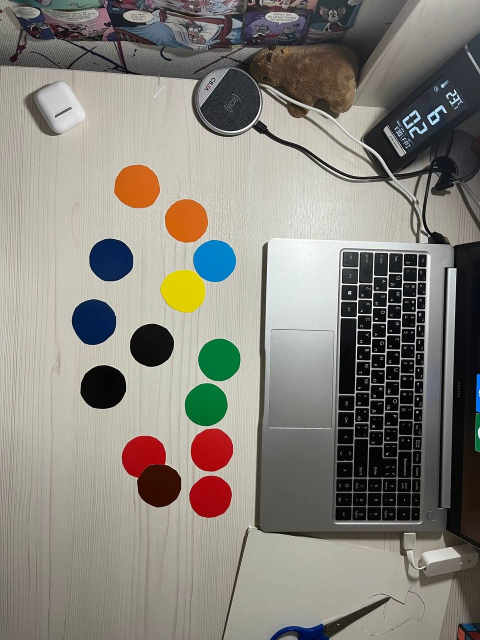
#> input picture КЗ/2 этап/Командные задачи/test.jpg, 960 x 1280 px, given in place of the camera (shown at 1/2 size)
$ python hsvCalib.py
#> lines starting #> are read from the running program, lines starting #| are printed output that depends on the picture; after the words box and inside, x2 and y2 are one past the last pixel; in counts of white or black regions, pixels touching at a corner belong together
import numpy as np
from cv2 import createTrackbar, getTrackbarPos
import cv2

def nothing(*arg): pass

def createBars(num):
    cv2.namedWindow(f'buttons-{num}')
    createTrackbar('hmin', f'buttons-{num}', 0, 255, nothing)
    createTrackbar('smin', f'buttons-{num}', 0, 255, nothing)
    createTrackbar('vmin', f'buttons-{num}', 0, 255, nothing)
    createTrackbar('hmax', f'buttons-{num}', 0, 255, nothing)
    createTrackbar('smax', f'buttons-{num}', 0, 255, nothing)
    createTrackbar('vmax', f'buttons-{num}', 0, 255, nothing)

def getBars(num):
    hmin = getTrackbarPos('hmin', f'buttons-{num}')
    smin = getTrackbarPos('smin', f'buttons-{num}')
    vmin = getTrackbarPos('vmin', f'buttons-{num}')
    hmax = getTrackbarPos('hmax', f'buttons-{num}')
    smax = getTrackbarPos('smax', f'buttons-{num}')
    vmax = getTrackbarPos('vmax', f'buttons-{num}')
    return hmin, smin, vmin, hmax, smax, vmax

def getBinaryImage(img, blockSize, C, sizeBlur):
    imgGray = cv2.cvtColor(img, cv2.COLOR_BGR2GRAY)
    imgBinary = cv2.adaptiveThreshold(imgGray, 255, cv2.ADAPTIVE_THRESH_MEAN_C, cv2.THRESH_BINARY, blockSize, C)
    imgBinary = cv2.blur(imgBinary, (sizeBlur, sizeBlur))
    return imgBinary

def main():
    countDiv = int(input('Введите количество делений: '))
#> the answer given: 3
    cap = cv2.VideoCapture(3)
    for n in range(countDiv): createBars(n)
#> this loop made 3 passes; slider 'hmin' is set to 51
    while True:
        _, img = cap.read()
#> img is the input picture: shape (1280, 960, 3); mean B, G, R 123.6, 130.9, 134.6
        # img = cv2.imread('gewrgdfsger.png')
        imgHSV = cv2.cvtColor(img, cv2.COLOR_BGR2HSV)
#> imgHSV: shape (1280, 960, 3); mean H, S, V 43.7, 41.9, 138.9
        step = round(imgHSV.shape[0] / countDiv)
#> step = 427
        imgBinaryArr = []
        for n in range(countDiv):
            hmin, smin, vmin, hmax, smax, vmax = getBars(n)
            imgHSVPart = imgHSV[step*n:step*(n+1)]
#> imgHSVPart: shape (427, 960, 3); mean H, S, V 47.7, 34.2, 135.3
            imgBinaryPart = cv2.inRange(imgHSVPart, (hmin, smin, vmin), (hmax, smax, vmax))
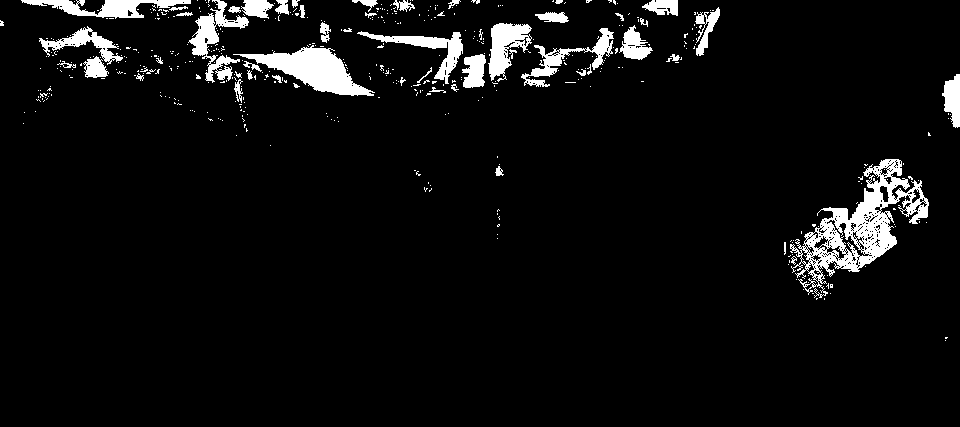
#> imgBinaryPart: shape (427, 960); 5.6% white; 462 white regions (410 under 20 px), largest, box (x1, y1, x2, y2) and area: (790, 159, 929, 298) 5723, (233, 45, 375, 96) 2882, (188, 0, 249, 83) 1604
            imgBinaryArr.append(imgBinaryPart)
        imgBinary = np.concatenate(imgBinaryArr, axis=0)
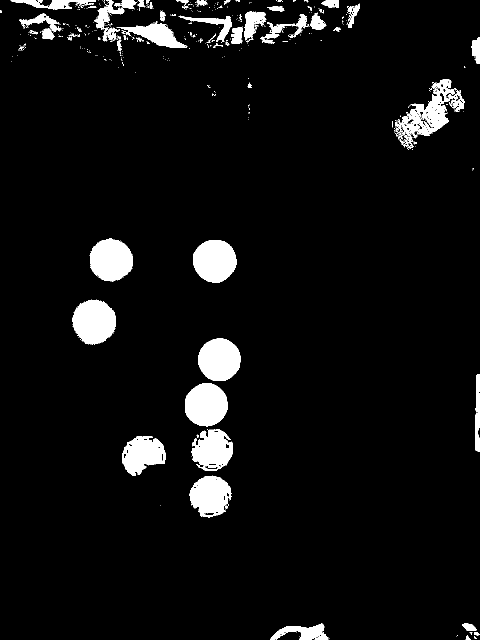
#> imgBinary: shape (1280, 960) (shown at 1/2 size); 5.7% white; 511 white regions (444 under 20 px), largest, box (x1, y1, x2, y2) and area: (144, 599, 232, 689) 5895, (386, 480, 473, 565) 5810, (370, 766, 455, 853) 5800
        imgCross = cv2.bitwise_and(img, img, mask=imgBinary)
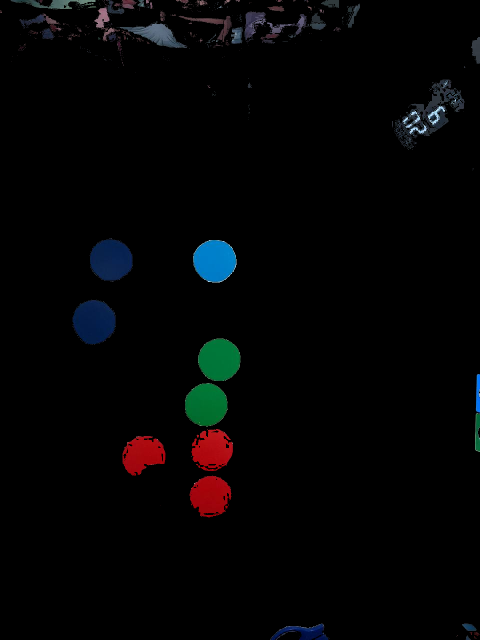
#> imgCross: shape (1280, 960, 3) (shown at 1/2 size); mean B, G, R 4.2, 3.7, 3.5
        imgBinary = cv2.cvtColor(imgBinary, cv2.COLOR_GRAY2BGR)
        imgShow = np.concatenate((img, imgBinary, imgCross), axis=1)
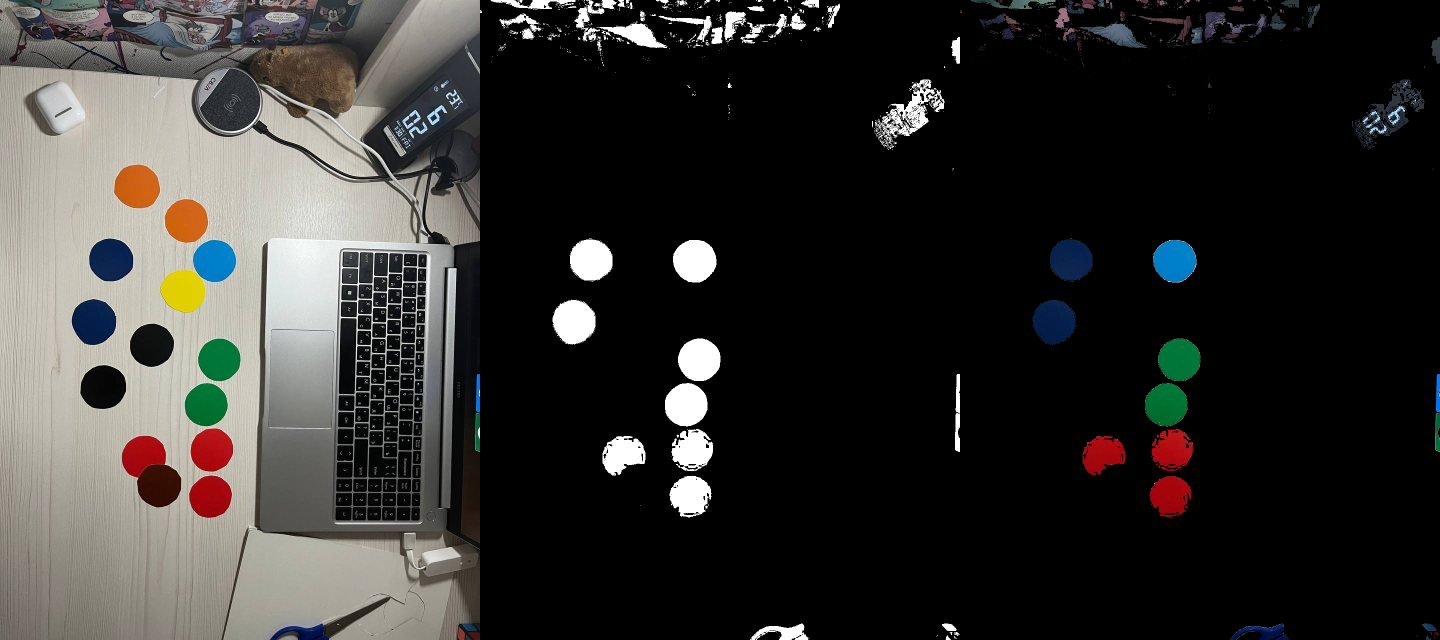
#> imgShow: shape (1280, 2880, 3) (shown at 1/2 size); mean B, G, R 47.5, 49.7, 50.9
        cv2.imshow('Calib', imgShow)
        if cv2.waitKey(1) == 27: break
#> (key Esc is pressed here)
    if countDiv == 1:
        hmin, smin, vmin, hmax, smax, vmax = getBars(0)
        print(f"imgBinary = cv2.inRange(imgHSV, ({hmin}, {smin}, {vmin}), ({hmax}, {smax}, {vmax}))")
    else:
        for n in range(countDiv):
            hmin, smin, vmin, hmax, smax, vmax = getBars(n)
            print(f"imgBinary{n+1} = cv2.inRange(imgHSV[{step*n}:{step*(n+1)}], ({hmin}, {smin}, {vmin}), ({hmax}, {smax}, {vmax}))")
#| imgBinary1 = cv2.inRange(imgHSV[0:427], (51, 51, 51), (255, 255, 255))
        print(f"imgBinary = np.concatenate((" + ", ".join([f'imgBinary{n+1}' for n in range(countDiv)]) +"), axis=0)")
    cv2.destroyAllWindows()

if __name__ == '__main__':
    main()
